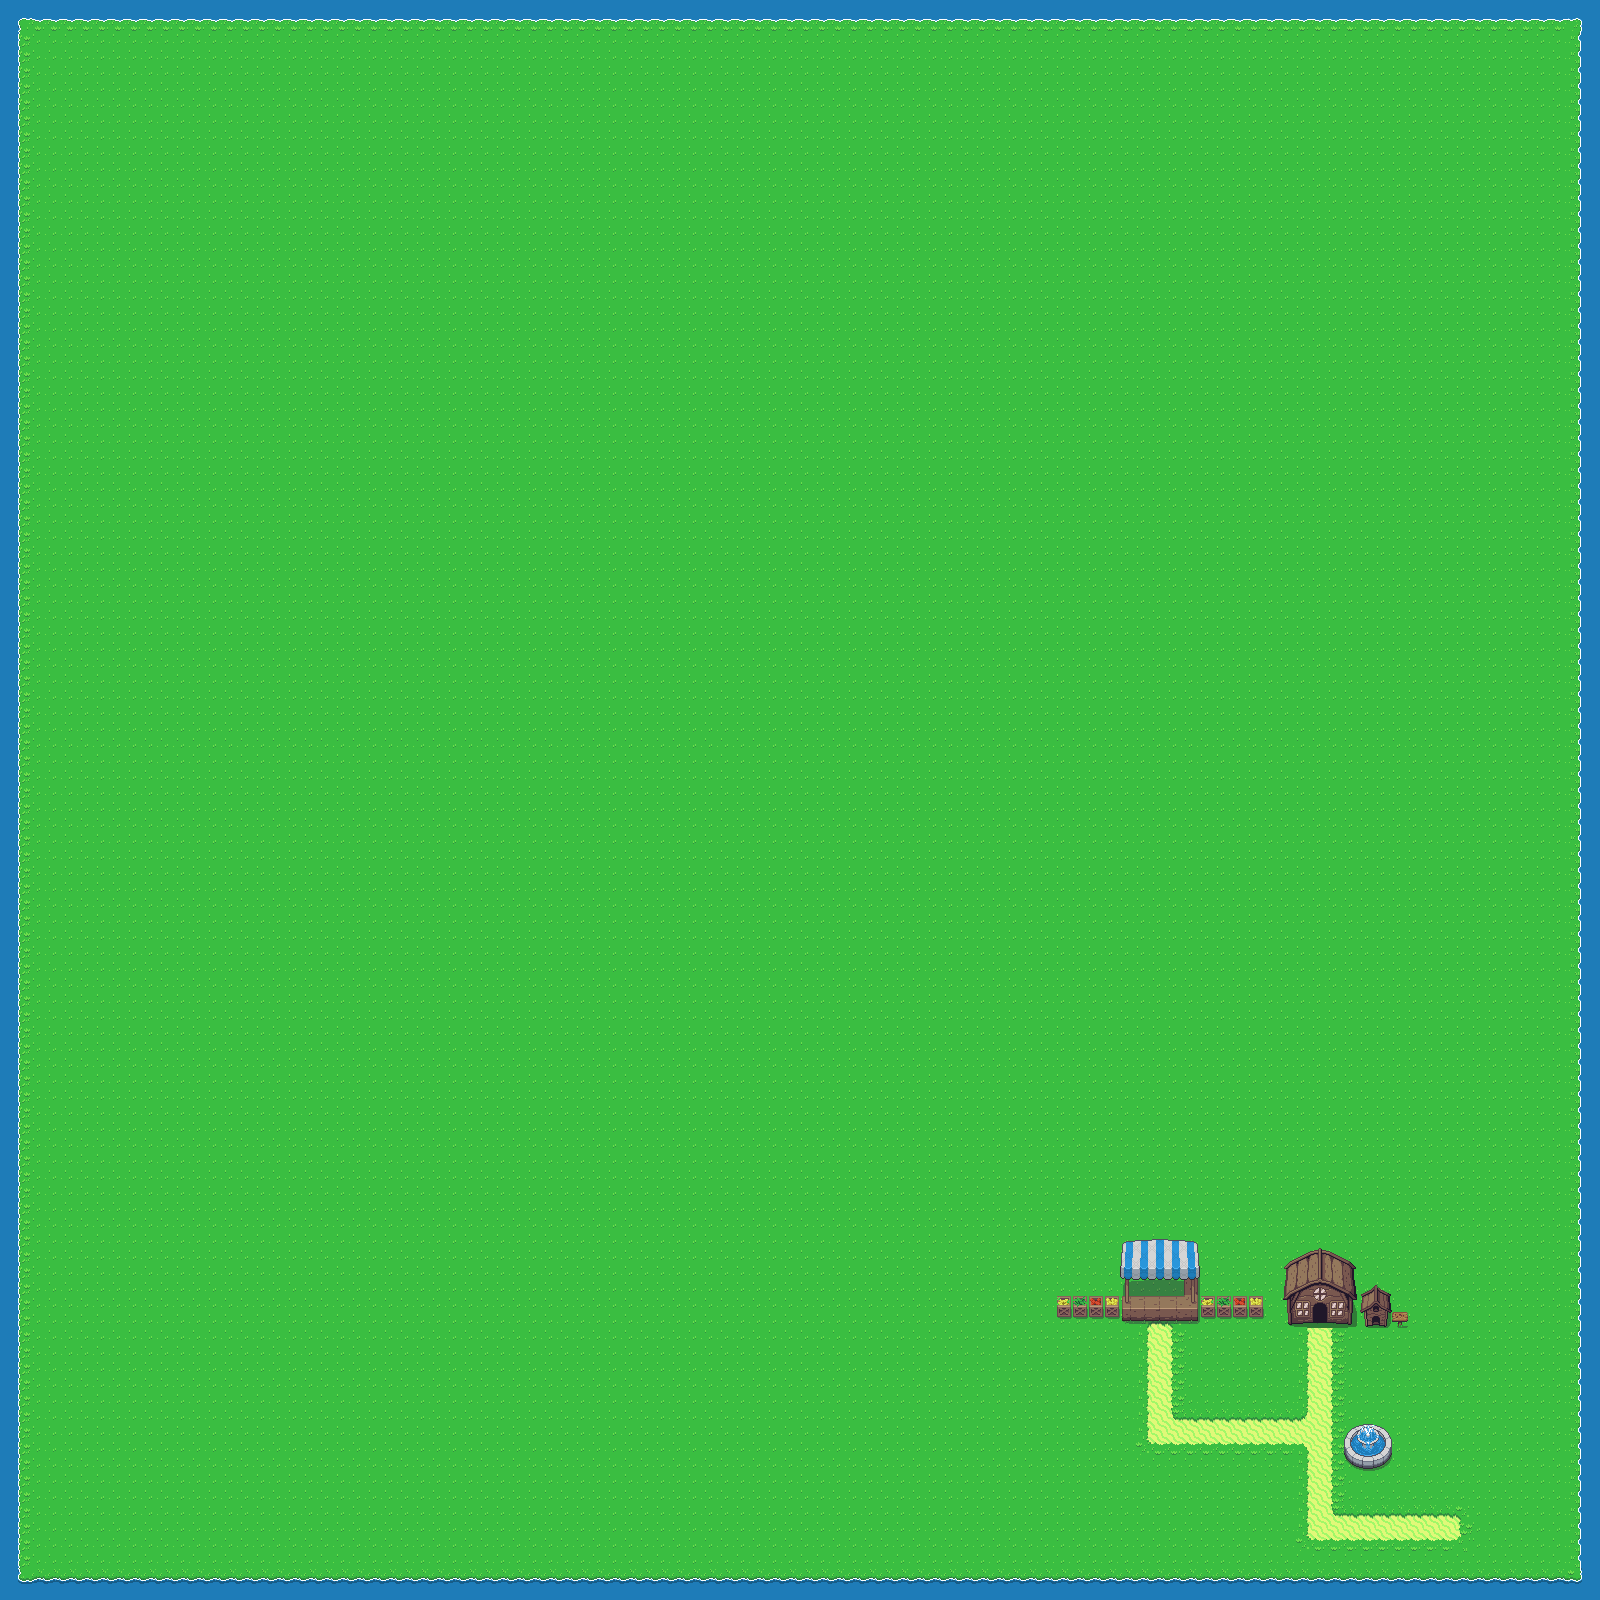

This is a level from a 2D game, rendered from its Tiled map with the project's own tilesets. A one-line summary and the map file follow, with tile-layer data summarised:
An orthogonal 100x100 tile map with 16x16 px tiles, 3 tile layers (ground, road, house) and 13 objects.

<map version="1.10" tiledversion="1.11.2" orientation="orthogonal" renderorder="right-down" width="100" height="100" tilewidth="16" tileheight="16" infinite="0" nextlayerid="7" nextobjectid="22">
 <tileset firstgid="1" name="mapV1" tilewidth="16" tileheight="16" tilecount="1440" columns="40">
  <image source="tileset/Overworld.png" width="640" height="576" />
 </tileset>
 <layer id="1" name="ground" width="100" height="100">
  <data>[10000 cells, 10000 non-empty, 10 distinct tile ids]</data>
 </layer>
 <layer id="3" name="road" width="100" height="100">
  <data>[10000 cells, 114 non-empty, 12 distinct tile ids]</data>
 </layer>
 <layer id="2" name="house" width="100" height="100">
  <data>[10000 cells, 87 non-empty, 79 distinct tile ids]</data>
 </layer>
 <objectgroup id="4" name="walls">
  <object id="1" x="0" y="2" width="1598" height="18">
   <properties>
    <property name="collidable" type="bool" value="true" />
   </properties>
  </object>
  <object id="3" x="4" y="1582" width="1598" height="18">
   <properties>
    <property name="collidable" type="bool" value="true" />
   </properties>
  </object>
  <object id="4" x="0" y="22" width="18" height="1562">
   <properties>
    <property name="collidable" type="bool" value="true" />
   </properties>
  </object>
  <object id="5" x="1578" y="22" width="18" height="1562">
   <properties>
    <property name="collidable" type="bool" value="true" />
   </properties>
  </object>
  <object id="7" x="1346" y="1426.25" width="45.5" height="41">
   <ellipse />
  </object>
  <object id="8" x="1284.5" y="1261.5">
   <polygon points="0,0 32.75,-16.75 72.25,2 71,59.75 59,65.25 12,64.25 -2.25,64.5" />
  </object>
  <object id="9" x="1361" y="1292.25">
   <polygon points="0,0 15,-10.75 32.25,0.75 32,15.25 32,18.5 47.25,18.5 48,28.75 44,33 42.25,36 34.75,34.75 2.5,34.5 -2.25,17.75" />
  </object>
  <object id="14" x="1121.5" y="1239.75" width="75.25" height="81.25" />
  <object id="16" x="1056" y="1295.25" width="63.25" height="22.25" />
  <object id="19" x="1200.5" y="1296" width="63.25" height="22.25" />
  <object id="17" x="1119.25" y="1317.25" height="0.25" />
 </objectgroup>
 <objectgroup id="5" name="enemy">
  <object id="20" x="1003.25" y="1323.25" width="20" height="21" />
 </objectgroup>
 <objectgroup id="6" name="lover">
  <object id="21" x="1254.75" y="1333" width="18" height="30.5" />
 </objectgroup>
</map>
